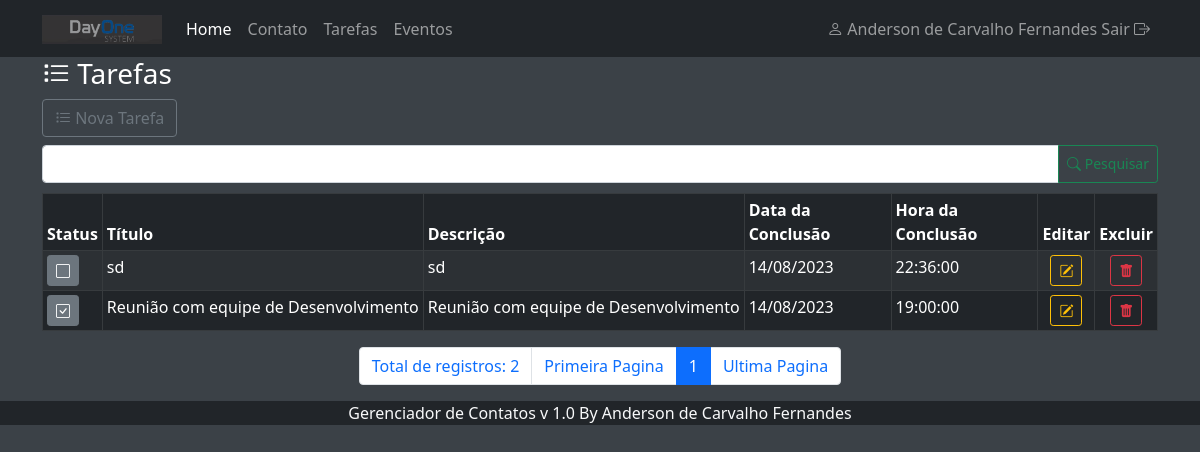
The app's page /index.php?menuop=tarefas (signed in) with its own data.
### tables this page shows
CREATE TABLE IF NOT EXISTS `tbtarefas` (
  `idTarefa` int NOT NULL AUTO_INCREMENT,
  `tituloTarefa` varchar(255) NOT NULL,
  `descricaoTarefa` text NOT NULL,
  `dataConclusaoTarefa` date NOT NULL,
  `horaConclusaoTarefa` time NOT NULL,
  `dataLembreteTarefa` date NOT NULL,
  `horaLembreteTarefa` time NOT NULL,
  `recorrenciaTarefa` int NOT NULL DEFAULT '0',
  `statusTarefa` tinyint(1) NOT NULL DEFAULT '0',
  PRIMARY KEY (`idTarefa`)
);

### paginas/tarefas/tarefas.php (the view, shortened to what this page needs)
<?php
    $txt_pesquisa = (isset($_POST['txt_pesquisa']))?$_POST['txt_pesquisa']:"";
?>
<header>
    <h3><i class="bi bi-list-task"></i> Tarefas</h3>
</header>
<div>
    <a class="btn btn-outline-secondary mb-2"
    href="?menuop=cad-tarefa"><i class="bi bi-list-task"></i> Nova Tarefa</a>
</div>
<div>
    <form action="index.php?menuop=tarefas" method="post">
        <div class="input-group">
            <input class="form-control" type="text" name="txt_pesquisa" value="<?=$txt_pesquisa?>">
            <button class="btn btn-outline-success btn-sm" type="submit"><i class="bi bi-search"></i> Pesquisar</button>
        </div>
    </form>
</div>
<div class="tabela">
<table class="table table-dark table-striped table-bordered table-sm">
    <thead>
        <tr>
            <th>Status</th>
            <th>Título</th>
            <th>Descrição</th>
            <th>Data da Conclusão</th>
            <th>Hora da Conclusão</th>
            <th>Editar</th>
            <th>Excluir</th>
        </tr>
    </thead>
    <tbody>
        <?php
            $quantidade = 10;
            $pagina = ( isset($_GET['pagina']) ) ?(int)$_GET['pagina']:1;
            $inicio = ($quantidade * $pagina) - $quantidade;
            $sql = "SELECT
            idTarefa,
            statusTarefa,
            tituloTarefa,
            descricaoTarefa,
            DATE_FORMAT(dataConclusaoTarefa, '%d/%m/%Y') AS dataConclusaoTarefa,
            horaConclusaoTarefa
            FROM tbtarefas
            WHERE
            tituloTarefa LIKE '%{$txt_pesquisa}%' OR
            descricaoTarefa LIKE '%{$txt_pesquisa}%' OR
            DATE_FORMAT(dataConclusaoTarefa, '%d/%m/%Y') LIKE '%{$txt_pesquisa}%'
            ORDER BY statusTarefa, dataConclusaoTarefa
            LIMIT $inicio, $quantidade
            ";
            $rs = mysqli_query($conexao,$sql)
            or die("Erro ao executar a consulta! Erro:" . mysqli_error($conexao));
            while($dados = mysqli_fetch_assoc($rs)){
        ?>
        <tr>
            <td>
                <a class="btn btn-secondary btn-sm" href="index.php?menuop=tarefas&pagina=<?=$pagina?>&idTarefa=<?=$dados['idTarefa']?>&statusTarefa=<?=$dados['statusTarefa']?>" >
                    <?php
                        if($dados['statusTarefa']==0){
                            echo '<i class="bi bi-square"></i>';
                        }else{
                            echo '<i class="bi bi-check-square"></i>';
                        }
                    ?>
                </a>
            </td>
            <td class="text-nowrap"><?=$dados['tituloTarefa']?></td>
            <td class="text-nowrap"><?=$dados['descricaoTarefa']?></td>
            <td class="text-nowrap"><?=$dados['dataConclusaoTarefa']?></td>
            <td class="text-nowrap"><?=$dados['horaConclusaoTarefa']?></td>
            <td class="text-center">
                <a class="btn btn-outline-warning btn-sm" href="index.php?menuop=editar-tarefa&idTarefa=<?=$dados['idTarefa']?>"><i class="bi bi-pencil-square"></i></a>
            </td>
            <td class="text-center">
                <a class="btn btn-outline-danger btn-sm" href="index.php?menuop=excluir-tarefa&idTarefa=<?=$dados['idTarefa']?>"><i class="bi bi-trash-fill"></i></a>
            </td>
        </tr>
        <?php
        }
        ?>
    </tbody>
</table>
</div>
<ul class="pagination justify-content-center">
<?php
        $sqlTotal = "SELECT idTarefa FROM tbtarefas";
        $qrTotal = mysqli_query($conexao,$sqlTotal) or die(mysqli_error($conexao));
        $numTotal = mysqli_num_rows($qrTotal);
        $totalPagina = ceil($numTotal / $quantidade);
        echo "<li class='page-item'><span class='page-link'>Total de registros: " . $numTotal . " </span></li> ";
        echo '<li class="page-item"><a class="page-link" href="?menuop=tarefas&pagina=1">Primeira Pagina</a></li>';
            ?>
            <?php
        for($i=1;$i<=$totalPagina;$i++){
           if($i>=($pagina-5) && $i <= ($pagina+5)){
            if($i==$pagina){
                echo "<li class='page-item active'><span class='page-link'>$i</span></li>";
            }else{
                echo "<li class='page-item'><a class='page-link' href=\"?menuop=tarefas&pagina={$i}\"> {$i} </a></li>";
            }
           }
        }
            ?>
            <?php
        echo "<li class='page-item'> <a class='page-link' href=\"?menuop=tarefas&pagina=$totalPagina\">Ultima Pagina</a></li>";
?>
</ul>

### index.php (shortened to what this page needs)
<?php
    include("./db/conexao.php");
    if(isset($_SESSION["loginUser"]) and isset($_SESSION["senhaUser"]) ){
        $nomeUser = $_SESSION["nomeUser"];
    }else{
        header('Location: login.php');
        exit();
    }
?>
<!DOCTYPE html>
<html lang="pt-br">
<head>
    <link href="https://cdn.jsdelivr.net/npm/bootstrap@5.1.0/dist/css/bootstrap.min.css" rel="stylesheet">
    <link rel="stylesheet" href="./css/estilo-padrao.css">
    <link rel="stylesheet" href="https://cdn.jsdelivr.net/npm/bootstrap-icons@1.5.0/font/bootstrap-icons.css">
</head>
<body>
    <header class="bg-dark">
        <div class="container">
            <nav class="navbar navbar-expand-lg navbar-dark bg-dark">
                <a href="#" class="navbar-brand">
                    <img src="./img/logo_contatos1.png" alt="Contatos" width="120">
                </a>
                <div class="collapse navbar-collapse" id="conteudoNavbarSuportado">
                    <ul class="navbar-nav mr-auto">
                        <li class="nav-item"><a href="index.php?menuop=home" class="nav-link active">Home</a></li>
                        <li class="nav-item"><a href="index.php?menuop=contatos" class="nav-link">Contato</a></li>
                        <li class="nav-item"><a href="index.php?menuop=tarefas" class="nav-link">Tarefas</a></li>
                        <li class="nav-item"><a href="index.php?menuop=eventos" class="nav-link">Eventos</a></li>
                    </ul>
                    <div class="navbar-nav w-100 justify-content-end">
                        <a href="logout.php" class="nav-link">
                            <i class="bi bi-person"></i>
                            <?=$nomeUser?> Sair <i class="bi bi-box-arrow-right"></i>
                        </a>
                    </div>
                </div>
            </nav>
        </div>
    </header>
    <main>
   <div class="container">
<?php
    $menuop = (isset($_GET['menuop']))?$_GET['menuop']:'home';
    switch($menuop){
        case 'tarefas':
            include("./paginas/tarefas/tarefas.php");
            break;
   }
?>
</div>
    </main>
    <footer class="container-fluid bg-dark text-light">
        <div class="text-center">Gerenciador de Contatos v 1.0 By Anderson de Carvalho Fernandes</div>
    </footer>
</body>
</html>

### css/estilo-padrao.css (style rules this page uses)
body { background-color: #3b4147; color: white; }
.tabela { margin-top:10px ; }

### records on screen
tbtarefas: statusTarefa 0 (drawn), tituloTarefa "sd", descricaoTarefa "sd", dataConclusaoTarefa "14/08/2023", horaConclusaoTarefa "22:36:00"
tbtarefas: statusTarefa 1 (drawn), tituloTarefa "Reunião com equipe de Desenvolvimento", descricaoTarefa "Reunião com equipe de Desenvolvimento", dataConclusaoTarefa "14/08/2023", horaConclusaoTarefa "19:00:00"

### other values on screen
$nomeUser "Anderson de Carvalho Fernandes"
$numTotal "2"
